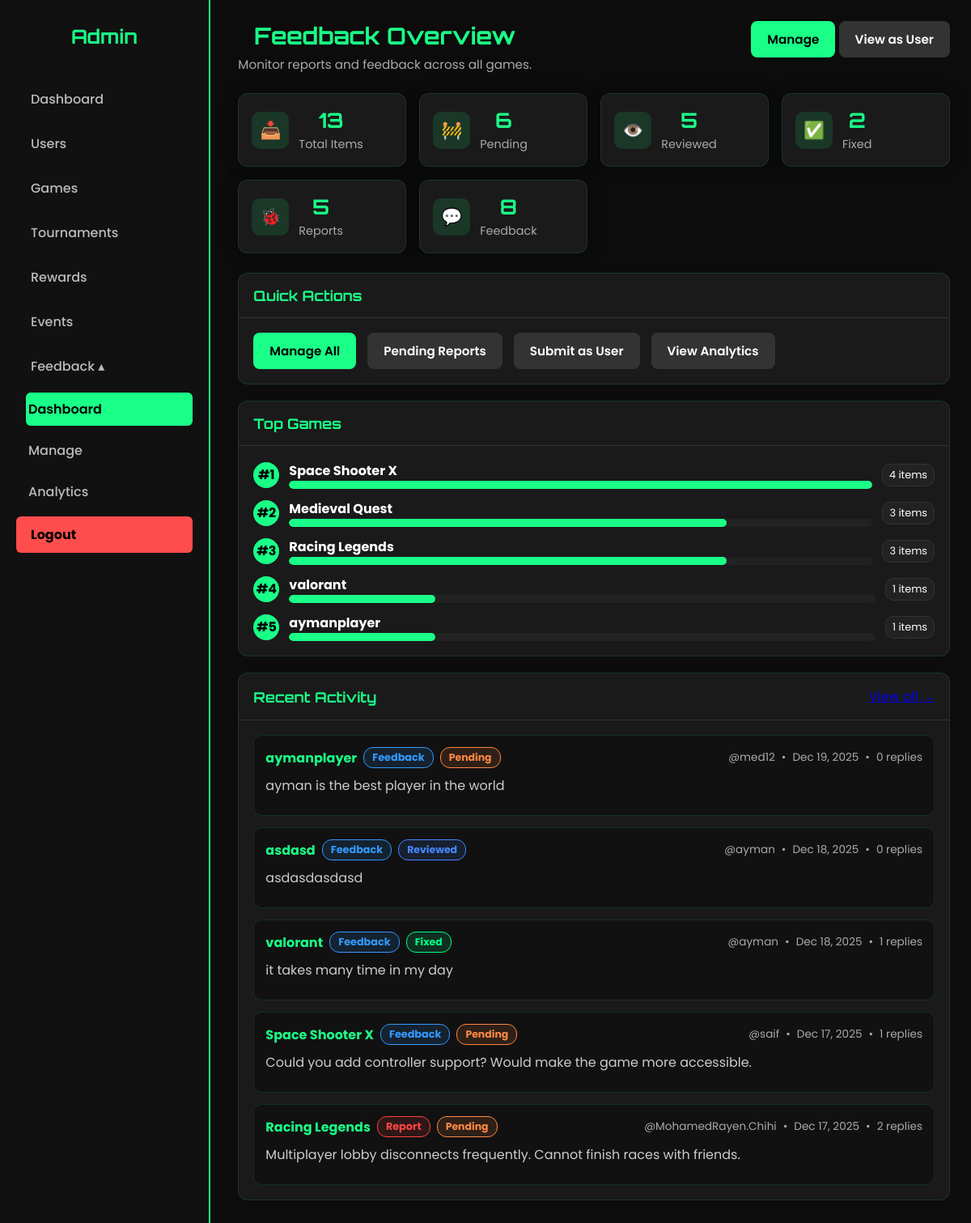
Page /final/User_managment/View/BackOffice/admin_feedback.php (signed in) on the committed database.
### tables this page shows
CREATE TABLE `feedback` (
  `id` int(11) UNSIGNED NOT NULL,
  `game` varchar(100) NOT NULL COMMENT 'Game name',
  `type` enum('feedback','report') NOT NULL DEFAULT 'feedback',
  `message` text NOT NULL,
  `author` varchar(50) NOT NULL COMMENT 'Username of submitter',
  `status` enum('pending','reviewed','fixed') NOT NULL DEFAULT 'pending',
  `date` timestamp NOT NULL DEFAULT current_timestamp(),
  `user_id` int(11) NOT NULL
);

### final/User_managment/Controller/FeedbackController.php (called while the page is built, shortened)
<?php
require_once __DIR__ . '/../Model/Feedback.php';
class FeedbackController
{
    private PDO $db;
    private Feedback $model;
    public function __construct(PDO $db)
    {
        $this->db = $db;
        $this->model = new Feedback();
    }
    public function getStats(): array
    {
        $stats = $this->model->getFeedbackStats($this->db);
        $total = max(1, $stats['total']);
        $avgReplies = $stats['total'] > 0 ? round($stats['total_replies'] / $total, 2) : 0;
        $resolutionRate = ($stats['reports'] > 0)
            ? round(($stats['fixed'] / $stats['reports']) * 100, 1)
            : 0;
        return array_merge($stats, [
            'avg_replies'      => $avgReplies,
            'resolution_rate'  => $resolutionRate,
        ]);
    }
    public function getTopGames(int $limit = 5): array
    {
        $sql = "SELECT game, COUNT(*) AS count
                FROM feedback
                GROUP BY game
                ORDER BY count DESC
                LIMIT :limit";
        $stmt = $this->db->prepare($sql);
        $stmt->bindValue(':limit', $limit, PDO::PARAM_INT);
        $stmt->execute();
        return $stmt->fetchAll();
    }
    public function getRecentActivity(int $limit = 5): array
    {
        $sql = "SELECT f.*, COUNT(r.id) AS reply_count
                FROM feedback f
                LEFT JOIN replies r ON r.feedback_id = f.id
                GROUP BY f.id
                ORDER BY f.date DESC
                LIMIT :limit";
        $stmt = $this->db->prepare($sql);
        $stmt->bindValue(':limit', $limit, PDO::PARAM_INT);
        $stmt->execute();
        return $stmt->fetchAll();
    }
}

### final/User_managment/Model/Feedback.php (called while the page is built, shortened)
<?php
class Feedback
{
    public function getFeedbackStats(PDO $db): array
    {
        $countsSql = "SELECT
                COUNT(*) AS total,
                SUM(type = 'report') AS reports,
                SUM(type = 'feedback') AS feedback,
                SUM(status = 'pending') AS pending,
                SUM(status = 'reviewed') AS reviewed,
                SUM(status = 'fixed') AS fixed
            FROM feedback";
        $countsStmt = $db->prepare($countsSql);
        $countsStmt->execute();
        $counts = $countsStmt->fetch() ?: [];
        $repliesStmt = $db->prepare('SELECT COUNT(*) AS total_replies FROM replies');
        $repliesStmt->execute();
        $replies = $repliesStmt->fetch() ?: ['total_replies' => 0];
        $gamesStmt = $db->prepare('SELECT COUNT(DISTINCT game) AS games_count FROM feedback');
        $gamesStmt->execute();
        $games = $gamesStmt->fetch() ?: ['games_count' => 0];
        return [
            'total'         => (int) ($counts['total'] ?? 0),
            'reports'       => (int) ($counts['reports'] ?? 0),
            'feedback'      => (int) ($counts['feedback'] ?? 0),
            'pending'       => (int) ($counts['pending'] ?? 0),
            'reviewed'      => (int) ($counts['reviewed'] ?? 0),
            'fixed'         => (int) ($counts['fixed'] ?? 0),
            'total_replies' => (int) ($replies['total_replies'] ?? 0),
            'games_count'   => (int) ($games['games_count'] ?? 0),
        ];
    }
}

### final/User_managment/View/BackOffice/admin_feedback.php (the view, shortened to what this page needs)
<?php
require_once __DIR__ . '/../../Controller/FeedbackController.php';
$controller = new FeedbackController($pdo);
$stats = $controller->getStats();
$recent = $controller->getRecentActivity(5);
$topGames = $controller->getTopGames(5);
?>
<!DOCTYPE html>
<html lang="en">
<head>
  <link rel="stylesheet" href="../../public/css/styleAdmin.css">
  <link rel="stylesheet" href="../../public/css/admin_inline.css">
  <link rel="stylesheet" href="../../public/css/backoffice-style.css">
</head>
<body>
  <div class="sidebar">
    <h2>Admin</h2>
    <a href="admin.php" class="nav-link">Dashboard</a>
    <a href="admin.php?section=users" class="nav-link">Users</a>
    <a href="games_dashboard.php" class="nav-link">Games</a>
    <a href="admintour.php" class="nav-link">Tournaments</a>
    <a href="adminrewards.php" class="nav-link">Rewards</a>
    <a href="/gamebridge/final/User_managment/View/BackOffice/event/event.php" class="nav-link">Events</a>
    <a href="#" class="nav-link" id="feedbackToggle">Feedback ▴</a>
    <div id="feedbackSubmenu" style="display:block; padding-left:12px;">
      <a href="admin_feedback.php" class="nav-link active" style="padding:8px 0;">Dashboard</a>
      <a href="admin_feedback_manage.php" class="nav-link" style="padding:8px 0;">Manage</a>
      <a href="admin_feedback_analytics.php" class="nav-link" style="padding:8px 0;">Analytics</a>
    </div>
    <a href="../FrontOffice/logout.php"
      onclick="return confirm('Are you sure you want to logout?');"
      style="background:#ff4d4d; color:#000; font-weight:700;"
      class="nav-link">
      Logout
    </a>
  </div>
  <div class="main-content">
    <div class="content-header">
      <div>
        <h1>Feedback Overview</h1>
        <p class="subtitle">Monitor reports and feedback across all games.</p>
      </div>
      <div class="header-actions">
        <a class="btn btn-primary" href="admin_feedback_manage.php">Manage</a>
        <a class="btn btn-secondary" href="../../View/FrontOffice/feedback.php?from=admin_feedback">View as User</a>
      </div>
    </div>
    <div class="stats-grid">
      <div class="stat-card"><div class="stat-icon">📥</div><div class="stat-content"><h3><?php echo (int)$stats['total']; ?></h3><p>Total Items</p></div></div>
      <div class="stat-card"><div class="stat-icon">🚧</div><div class="stat-content"><h3><?php echo (int)$stats['pending']; ?></h3><p>Pending</p></div></div>
      <div class="stat-card"><div class="stat-icon">👁️</div><div class="stat-content"><h3><?php echo (int)$stats['reviewed']; ?></h3><p>Reviewed</p></div></div>
      <div class="stat-card"><div class="stat-icon">✅</div><div class="stat-content"><h3><?php echo (int)$stats['fixed']; ?></h3><p>Fixed</p></div></div>
      <div class="stat-card"><div class="stat-icon">🐞</div><div class="stat-content"><h3><?php echo (int)$stats['reports']; ?></h3><p>Reports</p></div></div>
      <div class="stat-card"><div class="stat-icon">💬</div><div class="stat-content"><h3><?php echo (int)$stats['feedback']; ?></h3><p>Feedback</p></div></div>
    </div>
    <div class="dashboard-card">
      <div class="card-header">
        <h2>Quick Actions</h2>
      </div>
      <div class="card-body" style="display:flex; gap:14px; flex-wrap:wrap;">
        <a class="btn btn-primary" href="admin_feedback_manage.php">Manage All</a>
        <a class="btn btn-secondary" href="admin_feedback_manage.php?status=pending">Pending Reports</a>
        <a class="btn btn-secondary" href="../../View/FrontOffice/feedback.php?from=admin_feedback">Submit as User</a>
        <a class="btn btn-secondary" href="admin_feedback_analytics.php">View Analytics</a>
      </div>
    </div>
    <div class="dashboard-card">
      <div class="card-header">
        <h2>Top Games</h2>
      </div>
      <div class="card-body">
        <?php if (empty($topGames)): ?>
          <div class="empty-state">No feedback yet.</div>
        <?php else: ?>
          <div class="top-list">
            <?php foreach ($topGames as $index => $game): ?>
              <div class="top-item">
                <span class="rank">#<?php echo $index + 1; ?></span>
                <div style="flex:1;">
                  <strong><?php echo htmlspecialchars($game['game']); ?></strong>
                  <div class="progress"><div class="progress-fill" style="width: <?php echo ($game['count'] / $topGames[0]['count']) * 100; ?>%"></div></div>
                </div>
                <span class="chip"><?php echo (int)$game['count']; ?> items</span>
              </div>
            <?php endforeach; ?>
          </div>
        <?php endif; ?>
      </div>
    </div>
    <div class="dashboard-card">
      <div class="card-header">
        <h2>Recent Activity</h2>
        <a class="view-all-link" href="admin_feedback_manage.php">View all →</a>
      </div>
      <div class="card-body">
        <?php if (empty($recent)): ?>
          <div class="empty-state">No recent feedback.</div>
        <?php else: ?>
          <div class="feedback-table">
            <?php foreach ($recent as $item): ?>
              <div class="feedback-row">
                <div class="feedback-row-header">
                  <div class="feedback-row-title">
                    <h3><?php echo htmlspecialchars($item['game']); ?></h3>
                    <span class="feedback-type type-<?php echo htmlspecialchars($item['type']); ?>"><?php echo ucfirst($item['type']); ?></span>
                    <span class="status-badge status-<?php echo htmlspecialchars($item['status']); ?>"><?php echo ucfirst($item['status']); ?></span>
                  </div>
                  <div class="feedback-row-meta">
                    <span>@<?php echo htmlspecialchars($item['author']); ?></span>
                    <span>•</span>
                    <span><?php echo date('M j, Y', strtotime($item['date'])); ?></span>
                    <span>•</span>
                    <span><?php echo (int)$item['reply_count']; ?> replies</span>
                  </div>
                </div>
                <div class="feedback-row-content"><?php echo nl2br(htmlspecialchars($item['message'])); ?></div>
              </div>
            <?php endforeach; ?>
          </div>
        <?php endif; ?>
      </div>
    </div>
  </div>
</body>
</html>

### final/User_managment/public/css/styleAdmin.css (style rules this page uses)
:root { --accent: #1AFF87; --purple: #5b4bff; --bg-dark: #0c0c0c; --bg-card: #161616; --text: #f1f1f1; }
* { box-sizing: border-box; margin: 0; padding: 0; }
body { font-family: 'Poppins', sans-serif; background: var(--bg-dark); color: var(--text); min-height: 100vh; }

### final/User_managment/public/css/admin_inline.css (style rules this page uses)
body { background: #0c0c0c; color: var(--text); font-family: 'Poppins', sans-serif; margin: 0; display: flex; min-height: 100vh; }
.sidebar { width: 250px; background: #0f0f0f; border-right: 1px solid #1aff8715; display: flex; flex-direction: column; padding: 30px 20px; }
.sidebar h2 { font-family: 'Orbitron', sans-serif; color: var(--accent); margin-bottom: 40px; text-align: center; }
.sidebar a { color: #bbb; text-decoration: none; padding: 10px 15px; margin-bottom: 10px; border-radius: 6px; transition: 0.3s; font-weight: 500; }
.sidebar a:hover, .sidebar a.active { background: var(--accent); color: #000; }
.main-content { flex: 1; padding: 40px 60px; overflow-y: auto; }
.main-content h1 { font-family: 'Orbitron', sans-serif; color: var(--accent); margin-bottom: 40px; text-align: center; }
.stats-grid { display: grid; grid-template-columns: repeat(auto-fit, minmax(220px, 1fr)); gap: 25px; margin-bottom: 60px; }
.stat-card { background: var(--bg-card); border: 1px solid #1aff8720; border-radius: 12px; padding: 25px; text-align: center; transition: 0.3s; box-shadow: 0 0 20px #00000055; }
.stat-card h3 { font-family: 'Orbitron', sans-serif; color: var(--accent); font-size: 1.3rem; margin-bottom: 8px; }
.stat-card p { color: #ccc; font-size: 1rem; }

### rows in the picture
feedback: game "aymanplayer", type "Feedback", status "Pending", author "med12", date "Dec 19, 2025", reply_count "0", message "ayman is the best player in the world"
feedback: game "asdasd", type "Feedback", status "Reviewed", author "ayman", date "Dec 18, 2025", reply_count "0", message "asdasdasdasd"
feedback: game "valorant", type "Feedback", status "Fixed", author "ayman", date "Dec 18, 2025", reply_count "1", message "it takes many time in my day"
feedback: game "Space Shooter X", type "Feedback", status "Pending", author "saif", date "Dec 17, 2025", reply_count "1", message "Could you add controller support? Would make the game more accessible."
feedback: game "Racing Legends", type "Report", status "Pending", author "MohamedRayen.Chihi", date "Dec 17, 2025", reply_count "2", message "Multiplayer lobby disconnects frequently. Cannot finish races with friends."

### other values in the picture
$stats['total'] "13"
$stats['pending'] "6"
$stats['reviewed'] "5"
$stats['fixed'] "2"
$stats['reports'] "5"
$stats['feedback'] "8"
$game['game'] "Space Shooter X"
$game['count'] "4"
$game['game'] "Medieval Quest"
$game['count'] "3"
$game['game'] "Racing Legends"
$game['game'] "valorant"
$game['count'] "1"
$game['game'] "aymanplayer"
